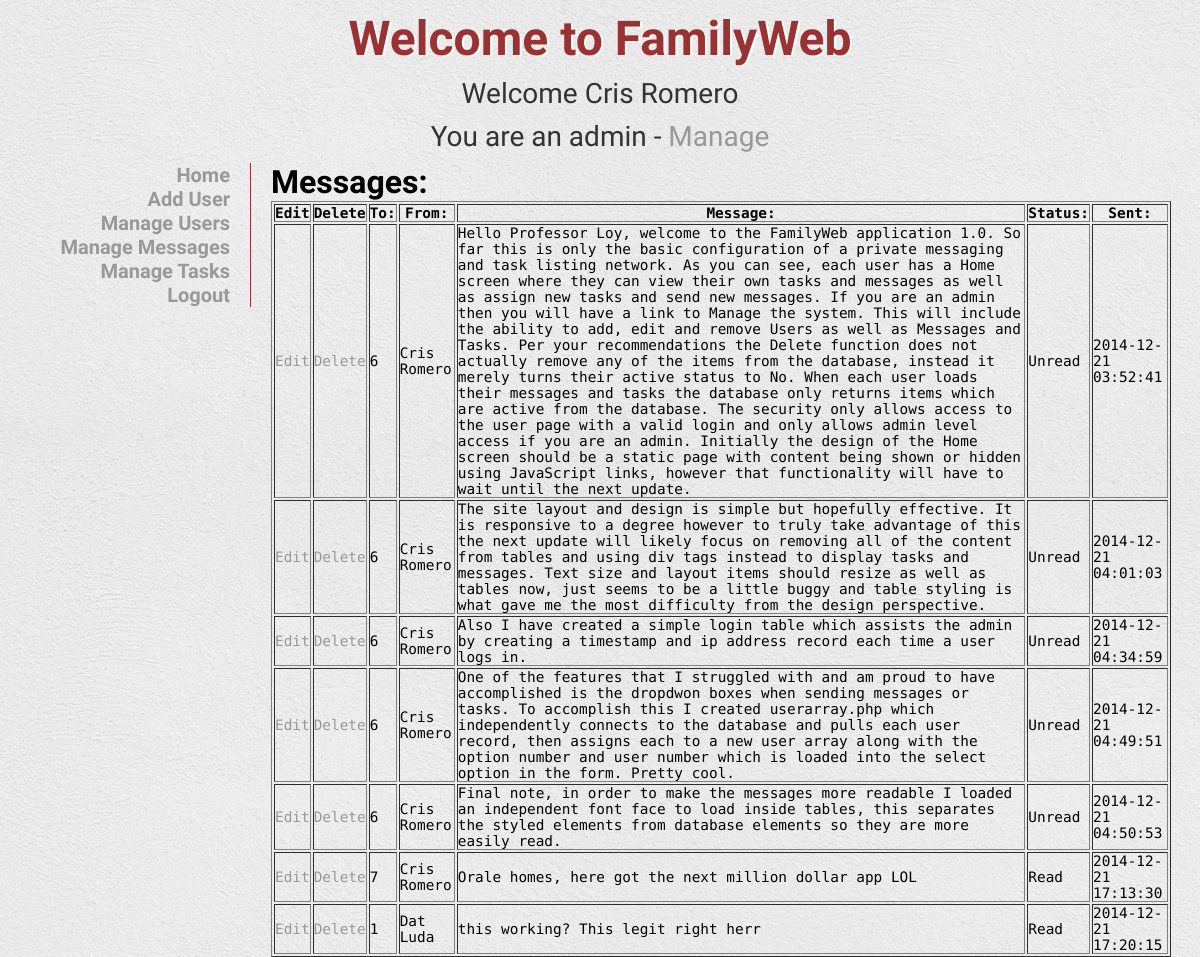
/managemessages.php (signed in), run on the app's committed database.
### tables this page shows
CREATE TABLE IF NOT EXISTS `messages` (
  `m_id` int(11) NOT NULL AUTO_INCREMENT,
  `m_from` varchar(25) NOT NULL,
  `m_to` varchar(25) NOT NULL,
  `message` longtext NOT NULL,
  `m_time` timestamp NOT NULL DEFAULT CURRENT_TIMESTAMP,
  `m_status` varchar(1) NOT NULL DEFAULT '0',
  `m_active` int(1) NOT NULL DEFAULT '1',
  PRIMARY KEY (`m_id`)
);

### managemessages.php (the view, shortened to what this page needs)
<?php
$pageTitle = "Admin - Manage Messages";
include 'connect.php';
include 'headers.php';
$html = $header;
$html .= "<div class='sidebar'>\n";
$html .= "<ul>\n";
$html .= "<li><a href=user.php>Home</a></li>\n";
$html .= "<li><a href=adduser.php>Add User</a></li>\n";
$html .= "<li><a href='manageusers.php'>Manage Users</a></li>\n";
$html .= "<li><a href='managemessages.php'>Manage Messages</a></li>\n";
$html .= "<li><a href='managetasks.php'>Manage Tasks</a></li>\n";
$html .= "<li><a href=logout.php>Logout</a></li>\n";
$html .= "</ul>\n";
$html .= "</div>\n";
$html .= "<div class='content'>\n";
try
{
   $dbh2 = new PDO("mysql:host=$host;dbname=$db", $user, $pass);
		$sql2 = "SELECT m_id, m_to, m_from, message, m_time, m_status
				FROM messages
				WHERE (m_active = 1)
				ORDER BY m_id";
		$results2 = $dbh2->query($sql2);
		$html .= "<h1>Messages:</h1>\n";
		$html .= "<table border='1'>\n";
		$html .= "<tr>
				<th>Edit</th>
				<th>Delete</th>
				<th>To: </th>
				<th>From: </th>
				<th>Message: </th>
				<th>Status: </th>
				<th>Sent: </th>
				</tr>\n";
	while($row2 = $results2->fetch(PDO::FETCH_ASSOC)) {
		$html .= "<tr>\n";
		$html .= "<td><a href='editmessage.php?id=".$row2['m_id']."'>Edit</a></td>\n";
		$html .= "<td><a href='deletemessage.php?id=".$row2['m_id']."'>Delete</a></td>\n";
		$html .= "<td>".$row2['m_to']."</td>\n";
		$html .= "<td>".$row2['m_from']."</td>\n";
		$html .= "<td>".$row2['message']."</td>\n";
		$html .= "<td>";
		if ($row2['m_status'] == 0) {
			$html .= "Unread";
		}
			else $html .= "Read";
		$html .= "</td>\n";
		$html .= "<td>".$row2['m_time']."</td>\n";
		$html .= "</tr>\n";
		}
	$html .= "</table>\n";
}
	catch(PDOException $e)
{
    echo $e->getMessage();
	echo "Catch Event";
}
?>
<?php echo $html; ?>
</body>
</html>

### headers.php
<?php
$header  = "<!DOCTYPE HTML>\n";
$header .= "<html>\n";
$header .= "<head>\n";
$header .= "<link href='http://fonts.googleapis.com/css?family=Poiret+One' rel='stylesheet' type='text/css'>\n";
$header .= "<link href='http://fonts.googleapis.com/css?family=Oxygen+Mono' rel='stylesheet' type='text/css'>\n";
$header .= "<meta charset='utf-8' />\n";
$header .= "<title>" . $pageTitle . " - FamilyWeb</title>\n";
$header .= "<link href='styles.css' rel='stylesheet' type='text/css' />\n";
$header .= "</head>\n";
$header .= "<body>\n";
$header .= "<div class='header'><h1>Welcome to FamilyWeb</h1></div>\n";
if ($_SESSION["id"] != '') {
		$header .= "<div class='subhead'>Welcome ".$_SESSION['fname']." ".$_SESSION['lname']."</div>\n";
		if ($_SESSION["access"] == 1) $admin = true;
		if ($admin == true) $header .= "<div class='subhead'>You are an admin - <a href=admin.php>Manage</a></div>\n";
							}
else 	{
		$header .= "<div class='subhead'>Please login with your email and password below.\n";
		$header .="</div>\n";
		}
$header .= "<div class='clear'></div>\n";
?>

### styles.css (style rules this page uses)
* { margin: 0; padding: 0; color: #000; }
body { width: 100%; margin: 0 auto; padding: 0; background: url(image/bg.png) repeat; color: #000; font-family: 'Poiret One', cursive; }
.header { margin-top: 10px; padding: 0; width: 90%; margin-left: 5%; margin-right: 5%; }
.header h1 { text-shadow: 2px 1px #fff; color: #993333; font-size: 300%; font-weight: bold; text-align: center; }
.subhead { margin: 10px 5% 10px 5%; width: 90%; color: #333333; font-size: 175%; text-align: center; }
.sidebar { width: 20%; padding-right: 10px; float:left; border-right: thin solid #993333; }
.sidebar ul { list-style: none; text-align:right; }
.sidebar li { font-size: 125%; padding-right: 10px; font-weight: bold; }
.content { width: 75%; padding-right: 10px; padding-left: 20px; float:left; }
.content table { width: 100%; font-family: 'Oxygen Mono'; font-size: 90%; }
a { color: #999; text-decoration: none; }

### data on the page
messages: m_to "6", m_from "Cris Romero", message "Hello Professor Loy, welcome to the FamilyWeb application 1.0. So far this is only the basic configuration of a private messaging and task listing network. As you can see, each user has a Home screen where they can view their own tasks and messages as well as assign new tasks and send new messages. If you are an admin then you will have a link to Manage the system. This will include the ability to add, edit and remove Users as well as Messages and Tasks. Per your recommendations the Delete function does not actually remove any of the items from the database, instead it merely turns their active status to No. When each user loads their messages and tasks the database only returns items which…", value "Unread", m_time "2014-12-21 03:52:41"
messages: m_to "6", m_from "Cris Romero", message "The site layout and design is simple but hopefully effective. It is responsive to a degree however to truly take advantage of this the next update will likely focus on removing all of the content from tables and using div tags instead to display tasks and messages. Text size and layout items should resize as well as tables now, just seems to be a little buggy and table styling is what gave me the most difficulty from the design perspective.", value "Unread", m_time "2014-12-21 04:01:03"
messages: m_to "6", m_from "Cris Romero", message "Also I have created a simple login table which assists the admin by creating a timestamp and ip address record each time a user logs in.", value "Unread", m_time "2014-12-21 04:34:59"
messages: m_to "6", m_from "Cris Romero", message "One of the features that I struggled with and am proud to have accomplished is the dropdwon boxes when sending messages or tasks. To accomplish this I created userarray.php which independently connects to the database and pulls each user record, then assigns each to a new user array along with the option number and user number which is loaded into the select option in the form. Pretty cool.", value "Unread", m_time "2014-12-21 04:49:51"
messages: m_to "6", m_from "Cris Romero", message "Final note, in order to make the messages more readable I loaded an independent font face to load inside tables, this separates the styled elements from database elements so they are more easily read.", value "Unread", m_time "2014-12-21 04:50:53"
messages: m_to "7", m_from "Cris Romero", message "Orale homes, here got the next million dollar app LOL", value "Read", m_time "2014-12-21 17:13:30"
messages: m_to "1", m_from "Dat Luda", message "this working? This legit right herr", value "Read", m_time "2014-12-21 17:20:15"

### other printed values
$_SESSION['fname'] "Cris"
$_SESSION['lname'] "Romero"
